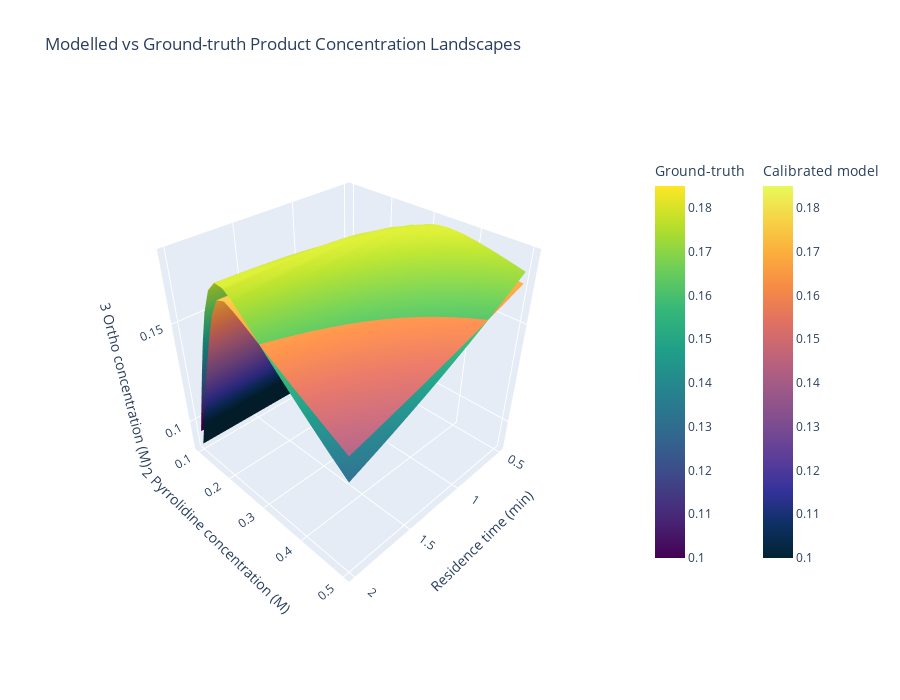

The notebook cell this image was saved under:
### Code cell
# Compare ortho product concentration landscape of the calibrated model against the ground-truth at 100 oC
# The two product concentration landscapes overlap with each other, indicating kinetics parameters are well fitted
operation_params = [
    ({"param": "Temperature"}, 100), # oC
    ({"param": "Residence_Time"}, np.linspace(0.5, 2, 16)), # min
    ({"param": "Concentration", "stream": "Continuous_Flow", "species": "prld"}, np.linspace(0.1, 0.5, 21)), # mol/L
]
pyrrolidine_snar.plot_product_conc_landscape_with_ground_truth(operation_params, cal_kinetics_params)

### Figure 1 — Plotly figure (JSON) as saved in the notebook; plotly's stock layout.template omitted (floating-point values rounded to 4 significant figures; data arrays with more than 128 entries replaced by an {"elided": "..."} marker saying what was removed)
{"data": [{"cmax": 0.185, "cmin": 0.1, "colorbar": {"len": 0.8, "title": {"text": "Ground-truth"}, "x": 1.05}, "colorscale": [[0, "#440154"], [0.1111, "#482878"], [0.2222, "#3e4989"], [0.3333, "#31688e"], [0.4444, "#26828e"], [0.5556, "#1f9e89"], [0.6667, "#35b779"], [0.7778, "#6ece58"], [0.8889, "#b5de2b"], [1, "#fde725"]], "name": "Ground-truth", "showscale": true, "type": "surface", "x": {"elided": "16x21 float values"}, "y": {"elided": "16x21 float values"}, "z": {"elided": "16x21 float values"}}, {"cmax": 0.185, "cmin": 0.1, "colorbar": {"len": 0.8, "title": {"text": "Calibrated model"}, "x": 1.25}, "colorscale": [[0, "rgb(3, 35, 51)"], [0.09091, "rgb(13, 48, 100)"], [0.1818, "rgb(53, 50, 155)"], [0.2727, "rgb(93, 62, 153)"], [0.3636, "rgb(126, 77, 143)"], [0.4545, "rgb(158, 89, 135)"], [0.5455, "rgb(193, 100, 121)"], [0.6364, "rgb(225, 113, 97)"], [0.7273, "rgb(246, 139, 69)"], [0.8182, "rgb(251, 173, 60)"], [0.9091, "rgb(246, 211, 70)"], [1, "rgb(231, 250, 90)"]], "name": "Calibrated model", "showscale": true, "type": "surface", "x": {"elided": "16x21 float values"}, "y": {"elided": "16x21 float values"}, "z": {"elided": "16x21 float values"}}], "layout": {"height": 700, "scene": {"camera": {"eye": {"x": 1.5, "y": 1.5, "z": 1.5}}, "xaxis": {"tickmode": "array", "tickvals": [0.5, 1, 1.5, 2], "title": {"text": "Residence time (min)"}}, "yaxis": {"tickmode": "array", "tickvals": [0.1, 0.2, 0.3, 0.4, 0.5], "title": {"text": "2 Pyrrolidine concentration (M)"}}, "zaxis": {"tickmode": "array", "tickvals": [0.05, 0.1, 0.15, 0.2], "title": {"text": "3 Ortho concentration (M)"}}}, "title": {"text": "Modelled vs Ground-truth Product Concentration Landscapes"}, "width": 900}}
